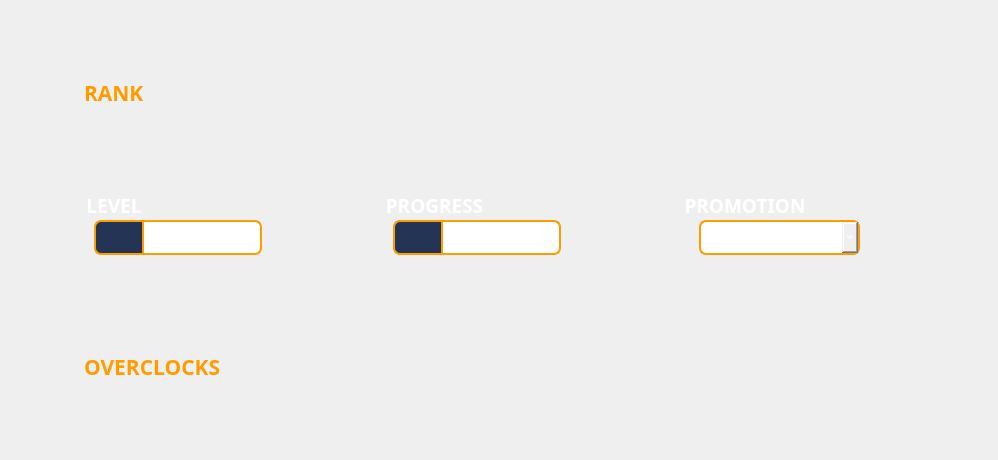
      <widget class="QWidget" name="driller_contents">
       <property name="geometry">
        <rect>
         <x>0</x>
         <y>0</y>
         <width>998</width>
         <height>460</height>
        </rect>
       </property>
       <layout class="QGridLayout" name="driller_layout">
        <property name="leftMargin">
         <number>25</number>
        </property>
        <property name="rightMargin">
         <number>25</number>
        </property>
        <property name="horizontalSpacing">
         <number>10</number>
        </property>
        <property name="verticalSpacing">
         <number>15</number>
        </property>
        <item row="2" column="1">
         <widget class="QLabel" name="label_14">
          <property name="sizePolicy">
           <sizepolicy hsizetype="Fixed" vsizetype="Fixed">
            <horstretch>0</horstretch>
            <verstretch>0</verstretch>
           </sizepolicy>
          </property>
          <property name="minimumSize">
           <size>
            <width>0</width>
            <height>36</height>
           </size>
          </property>
          <property name="font">
           <font>
            <family>Segoe UI Black</family>
            <pointsize>16</pointsize>
            <weight>75</weight>
            <bold>true</bold>
           </font>
          </property>
          <property name="styleSheet">
           <string notr="true">color: rgb(255, 156, 0);</string>
          </property>
          <property name="text">
           <string/>
          </property>
         </widget>
        </item>
        <item row="2" column="0">
         <widget class="QLabel" name="label_8">
          <property name="sizePolicy">
           <sizepolicy hsizetype="Fixed" vsizetype="Fixed">
            <horstretch>0</horstretch>
            <verstretch>0</verstretch>
           </sizepolicy>
          </property>
          <property name="minimumSize">
           <size>
            <width>0</width>
            <height>36</height>
           </size>
          </property>
          <property name="font">
           <font>
            <family>Segoe UI Black</family>
            <pointsize>16</pointsize>
            <weight>75</weight>
            <bold>true</bold>
           </font>
          </property>
          <property name="styleSheet">
           <string notr="true">color: rgb(255, 156, 0);</string>
          </property>
          <property name="text">
           <string>OVERCLOCKS</string>
          </property>
         </widget>
        </item>
        <item row="0" column="0">
         <widget class="QLabel" name="label_9">
          <property name="sizePolicy">
           <sizepolicy hsizetype="Fixed" vsizetype="Fixed">
            <horstretch>0</horstretch>
            <verstretch>0</verstretch>
           </sizepolicy>
          </property>
          <property name="minimumSize">
           <size>
            <width>0</width>
            <height>36</height>
           </size>
          </property>
          <property name="font">
           <font>
            <family>Segoe UI Black</family>
            <pointsize>16</pointsize>
            <weight>75</weight>
            <bold>true</bold>
           </font>
          </property>
          <property name="styleSheet">
           <string notr="true">color: rgb(255, 156, 0);</string>
          </property>
          <property name="text">
           <string>RANK</string>
          </property>
         </widget>
        </item>
        <item row="1" column="2">
         <widget class="QGroupBox" name="groupBox_23">
          <property name="sizePolicy">
           <sizepolicy hsizetype="Fixed" vsizetype="Fixed">
            <horstretch>1</horstretch>
            <verstretch>0</verstretch>
           </sizepolicy>
          </property>
          <property name="minimumSize">
           <size>
            <width>230</width>
            <height>80</height>
           </size>
          </property>
          <property name="font">
           <font>
            <family>Segoe UI Black</family>
            <pointsize>14</pointsize>
            <weight>75</weight>
            <bold>true</bold>
           </font>
          </property>
          <property name="styleSheet">
           <string notr="true">color: rgb(255, 255, 255);
border: 0px</string>
          </property>
          <property name="title">
           <string>PROMOTION</string>
          </property>
          <widget class="QComboBox" name="driller_promotion">
           <property name="geometry">
            <rect>
             <x>17</x>
             <y>30</y>
             <width>161</width>
             <height>35</height>
            </rect>
           </property>
           <property name="styleSheet">
            <string notr="true">color: rgb(255, 255, 255);
font: 75 10pt &quot;Consolas&quot;;
border-color: rgb(255, 156, 0);
border: 2px solid rgb(255, 156, 0);
border-top-left-radius :7px;
border-top-right-radius : 7px;                  
border-bottom-left-radius : 7px;
border-bottom-right-radius : 7px</string>
           </property>
           <item>
            <property name="text">
             <string>NONE</string>
            </property>
            <property name="icon">
             <iconset resource="../res/icons.qrc">
              <normaloff>:/promote/Icon_Promotion_StarGold.png</normaloff>:/promote/Icon_Promotion_StarGold.png</iconset>
            </property>
           </item>
           <item>
            <property name="text">
             <string>BRONZE I</string>
            </property>
            <property name="icon">
             <iconset resource="../res/icons.qrc">
              <normaloff>:/promote/600px-Promotion_Tier1_Bronze_Lvl1.png</normaloff>:/promote/600px-Promotion_Tier1_Bronze_Lvl1.png</iconset>
            </property>
           </item>
           <item>
            <property name="text">
             <string>BRONZE II</string>
            </property>
            <property name="icon">
             <iconset resource="../res/icons.qrc">
              <normaloff>:/promote/600px-Promotion_Tier1_Bronze_Lvl2.png</normaloff>:/promote/600px-Promotion_Tier1_Bronze_Lvl2.png</iconset>
            </property>
           </item>
           <item>
            <property name="text">
             <string>BRONZE III</string>
            </property>
            <property name="icon">
             <iconset resource="../res/icons.qrc">
              <normaloff>:/promote/600px-Promotion_Tier1_Bronze_Lvl3.png</normaloff>:/promote/600px-Promotion_Tier1_Bronze_Lvl3.png</iconset>
            </property>
           </item>
           <item>
            <property name="text">
             <string>SILVER I</string>
            </property>
            <property name="icon">
             <iconset resource="../res/icons.qrc">
              <normaloff>:/promote/Promotion_Tier2_Silver_Lvl1.png</normaloff>:/promote/Promotion_Tier2_Silver_Lvl1.png</iconset>
            </property>
           </item>
           <item>
            <property name="text">
             <string>SILVER II</string>
            </property>
            <property name="icon">
             <iconset resource="../res/icons.qrc">
              <normaloff>:/promote/Promotion_Tier2_Silver_Lvl2.png</normaloff>:/promote/Promotion_Tier2_Silver_Lvl2.png</iconset>
            </property>
           </item>
           <item>
            <property name="text">
             <string>SILVER III</string>
            </property>
            <property name="icon">
             <iconset resource="../res/icons.qrc">
              <normaloff>:/promote/Promotion_Tier2_Silver_Lvl3.png</normaloff>:/promote/Promotion_Tier2_Silver_Lvl3.png</iconset>
            </property>
           </item>
           <item>
            <property name="text">
             <string>GOLD I</string>
            </property>
            <property name="icon">
             <iconset resource="../res/icons.qrc">
              <normaloff>:/promote/Promotion_Tier3_Gold_Lvl1.png</normaloff>:/promote/Promotion_Tier3_Gold_Lvl1.png</iconset>
            </property>
           </item>
           <item>
            <property name="text">
             <string>GOLD II</string>
            </property>
            <property name="icon">
             <iconset resource="../res/icons.qrc">
              <normaloff>:/promote/Promotion_Tier3_Gold_Lvl2.png</normaloff>:/promote/Promotion_Tier3_Gold_Lvl2.png</iconset>
            </property>
           </item>
           <item>
            <property name="text">
             <string>GOLD III</string>
            </property>
            <property name="icon">
             <iconset resource="../res/icons.qrc">
              <normaloff>:/promote/Promotion_Tier3_Gold_Lvl3.png</normaloff>:/promote/Promotion_Tier3_Gold_Lvl3.png</iconset>
            </property>
           </item>
           <item>
            <property name="text">
             <string>Platinum I</string>
            </property>
           </item>
           <item>
            <property name="text">
             <string>Platinum II</string>
            </property>
           </item>
           <item>
            <property name="text">
             <string>Platinum III</string>
            </property>
           </item>
           <item>
            <property name="text">
             <string>Diamond I</string>
            </property>
           </item>
           <item>
            <property name="text">
             <string>Diamond II</string>
            </property>
           </item>
           <item>
            <property name="text">
             <string>Diamond III</string>
            </property>
           </item>
           <item>
            <property name="text">
             <string>Legendary I</string>
            </property>
           </item>
           <item>
            <property name="text">
             <string>Legendary II</string>
            </property>
           </item>
           <item>
            <property name="text">
             <string>Legendary III</string>
            </property>
           </item>
          </widget>
         </widget>
        </item>
        <item row="1" column="0">
         <widget class="QGroupBox" name="groupBox_25">
          <property name="sizePolicy">
           <sizepolicy hsizetype="Fixed" vsizetype="Fixed">
            <horstretch>1</horstretch>
            <verstretch>0</verstretch>
           </sizepolicy>
          </property>
          <property name="minimumSize">
           <size>
            <width>230</width>
            <height>80</height>
           </size>
          </property>
          <property name="font">
           <font>
            <family>Segoe UI Black</family>
            <pointsize>14</pointsize>
            <weight>75</weight>
            <bold>true</bold>
           </font>
          </property>
          <property name="styleSheet">
           <string notr="true">color: rgb(255, 255, 255);
border: 0px</string>
          </property>
          <property name="title">
           <string>LEVEL</string>
          </property>
          <widget class="QWidget" name="widget_28" native="true">
           <property name="geometry">
            <rect>
             <x>10</x>
             <y>30</y>
             <width>50</width>
             <height>35</height>
            </rect>
           </property>
           <property name="styleSheet">
            <string notr="true">image:url(:/icons/Class_level_icon.png);
background-color: rgb(36, 52, 84);
border: 2px solid rgb(255, 156, 0);
border-top-left-radius :7px;
border-top-right-radius : 0px;                  
border-bottom-left-radius : 7px;
border-bottom-right-radius : 0px</string>
           </property>
          </widget>
          <widget class="QSpinBox" name="driller_lvl">
           <property name="geometry">
            <rect>
             <x>58</x>
             <y>30</y>
             <width>120</width>
             <height>35</height>
            </rect>
           </property>
           <property name="font">
            <font>
             <family>Consolas</family>
             <pointsize>10</pointsize>
             <weight>9</weight>
             <italic>false</italic>
             <bold>false</bold>
            </font>
           </property>
           <property name="styleSheet">
            <string notr="true">color: rgb(255, 255, 255);
font: 75 10pt &quot;Consolas&quot;;
border-color: rgb(255, 156, 0);
border: 2px solid rgb(255, 156, 0);
border-top-left-radius :0px;
border-top-right-radius : 7px;                  
border-bottom-left-radius : 0px;
border-bottom-right-radius : 7px</string>
           </property>
           <property name="buttonSymbols">
            <enum>QAbstractSpinBox::NoButtons</enum>
           </property>
           <property name="maximum">
            <number>9999</number>
           </property>
          </widget>
         </widget>
        </item>
        <item row="1" column="1">
         <widget class="QGroupBox" name="groupBox_22">
          <property name="sizePolicy">
           <sizepolicy hsizetype="Fixed" vsizetype="Fixed">
            <horstretch>1</horstretch>
            <verstretch>0</verstretch>
           </sizepolicy>
          </property>
          <property name="minimumSize">
           <size>
            <width>230</width>
            <height>80</height>
           </size>
          </property>
          <property name="font">
           <font>
            <family>Segoe UI Black</family>
            <pointsize>14</pointsize>
            <weight>75</weight>
            <bold>true</bold>
           </font>
          </property>
          <property name="styleSheet">
           <string notr="true">color: rgb(255, 255, 255);
border: 0px</string>
          </property>
          <property name="title">
           <string>PROGRESS</string>
          </property>
          <widget class="QWidget" name="widget_26" native="true">
           <property name="geometry">
            <rect>
             <x>10</x>
             <y>30</y>
             <width>50</width>
             <height>35</height>
            </rect>
           </property>
           <property name="styleSheet">
            <string notr="true">image:url(:/icons/Xp_icon.png);
background-color: rgb(36, 52, 84);
border: 2px solid rgb(255, 156, 0);
border-top-left-radius :7px;
border-top-right-radius : 0px;                  
border-bottom-left-radius : 7px;
border-bottom-right-radius : 0px</string>
           </property>
          </widget>
          <widget class="QSpinBox" name="driller_xp">
           <property name="geometry">
            <rect>
             <x>58</x>
             <y>30</y>
             <width>120</width>
             <height>35</height>
            </rect>
           </property>
           <property name="font">
            <font>
             <family>Consolas</family>
             <pointsize>10</pointsize>
             <weight>9</weight>
             <italic>false</italic>
             <bold>false</bold>
            </font>
           </property>
           <property name="styleSheet">
            <string notr="true">color: rgb(255, 255, 255);
font: 75 10pt &quot;Consolas&quot;;
border-color: rgb(255, 156, 0);
border: 2px solid rgb(255, 156, 0);
border-top-left-radius :0px;
border-top-right-radius : 7px;                  
border-bottom-left-radius : 0px;
border-bottom-right-radius : 7px</string>
           </property>
           <property name="buttonSymbols">
            <enum>QAbstractSpinBox::NoButtons</enum>
           </property>
           <property name="maximum">
            <number>99999</number>
           </property>
          </widget>
         </widget>
        </item>
        <item row="2" column="2">
         <widget class="QLabel" name="label_15">
          <property name="sizePolicy">
           <sizepolicy hsizetype="Fixed" vsizetype="Fixed">
            <horstretch>0</horstretch>
            <verstretch>0</verstretch>
           </sizepolicy>
          </property>
          <property name="minimumSize">
           <size>
            <width>0</width>
            <height>36</height>
           </size>
          </property>
          <property name="font">
           <font>
            <family>Segoe UI Black</family>
            <pointsize>16</pointsize>
            <weight>75</weight>
            <bold>true</bold>
           </font>
          </property>
          <property name="styleSheet">
           <string notr="true">color: rgb(255, 156, 0);</string>
          </property>
          <property name="text">
           <string/>
          </property>
         </widget>
        </item>
       </layout>
      </widget>
